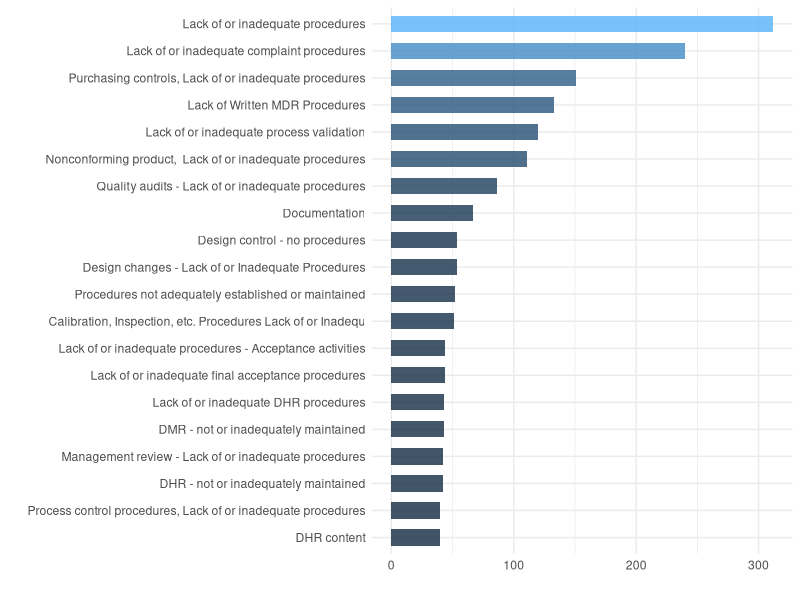

Recreate this plot in R.
## ---- chunk 1
library(tidyverse)
library(readxl)
cites <- read_excel("Inspection_Observations_FY19_0.xlsx", sheet="Devices")
## ---- chunk 2
cites %>% 
    top_n(20,Frequency) %>% 
    ggplot() +
        geom_bar(aes(x=reorder(`Short Description`,Frequency),y=Frequency,fill=Frequency),
                 stat="identity",
                 show.legend=FALSE,
                 width=0.6,
                 alpha=0.8) +
        coord_flip() +
        xlab("") + ylab("") +
        theme_minimal()
## ---- chunk 3
cites %>%
    select(`Long Description`, Frequency) %>% 
    arrange(desc(Frequency)) %>% 
    top_n(10,Frequency) %>% 
    select(`Long Description`)
## ---- chunk 4
cites %>%
    select(`Reference Number`, Frequency) %>% 
    arrange(desc(Frequency)) %>% 
    top_n(10,Frequency) %>% 
    select(`Reference Number`)
